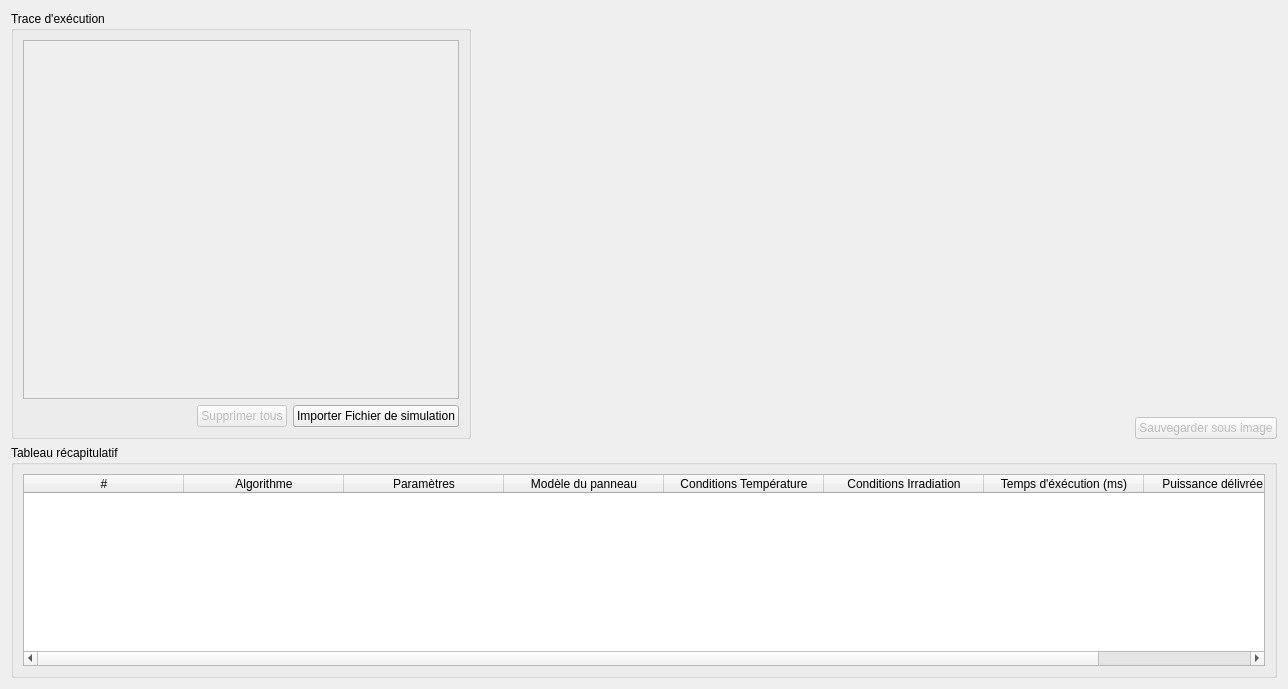
        <widget class="QWidget" name="tab_2">
         <attribute name="title">
          <string>Comparaisons</string>
         </attribute>
         <layout class="QGridLayout" name="gridLayout_15">
          <item row="2" column="0" colspan="2">
           <widget class="QGroupBox" name="groupBox_14">
            <property name="title">
             <string>Tableau récapitulatif</string>
            </property>
            <layout class="QHBoxLayout" name="horizontalLayout_14">
             <item>
              <widget class="QTableWidget" name="table_algo">
               <property name="enabled">
                <bool>true</bool>
               </property>
               <property name="editTriggers">
                <set>QAbstractItemView::NoEditTriggers</set>
               </property>
               <attribute name="horizontalHeaderDefaultSectionSize">
                <number>160</number>
               </attribute>
               <attribute name="horizontalHeaderStretchLastSection">
                <bool>true</bool>
               </attribute>
               <column>
                <property name="text">
                 <string>#</string>
                </property>
               </column>
               <column>
                <property name="text">
                 <string>Algorithme</string>
                </property>
               </column>
               <column>
                <property name="text">
                 <string>Paramètres</string>
                </property>
               </column>
               <column>
                <property name="text">
                 <string>Modèle du panneau</string>
                </property>
               </column>
               <column>
                <property name="text">
                 <string>Conditions Température</string>
                </property>
               </column>
               <column>
                <property name="text">
                 <string>Conditions Irradiation</string>
                </property>
               </column>
               <column>
                <property name="text">
                 <string>Temps d'éxécution (ms)</string>
                </property>
               </column>
               <column>
                <property name="text">
                 <string>Puissance délivrée (W)</string>
                </property>
               </column>
              </widget>
             </item>
             <item>
              <layout class="QHBoxLayout" name="layoutT"/>
             </item>
            </layout>
           </widget>
          </item>
          <item row="0" column="1">
           <widget class="QwtPlot" name="graphe_temps">
            <property name="sizePolicy">
             <sizepolicy hsizetype="Expanding" vsizetype="Expanding">
              <horstretch>0</horstretch>
              <verstretch>0</verstretch>
             </sizepolicy>
            </property>
            <property name="minimumSize">
             <size>
              <width>800</width>
              <height>400</height>
             </size>
            </property>
            <property name="maximumSize">
             <size>
              <width>16777215</width>
              <height>16777215</height>
             </size>
            </property>
           </widget>
          </item>
          <item row="1" column="1">
           <layout class="QHBoxLayout" name="horizontalLayout_15">
            <item>
             <spacer name="horizontalSpacer_8">
              <property name="orientation">
               <enum>Qt::Horizontal</enum>
              </property>
              <property name="sizeHint" stdset="0">
               <size>
                <width>40</width>
                <height>20</height>
               </size>
              </property>
             </spacer>
            </item>
            <item>
             <widget class="QPushButton" name="save_image">
              <property name="enabled">
               <bool>false</bool>
              </property>
              <property name="text">
               <string>Sauvegarder sous image</string>
              </property>
             </widget>
            </item>
           </layout>
          </item>
          <item row="0" column="0" rowspan="2">
           <layout class="QGridLayout" name="gridLayout_12">
            <item row="0" column="0">
             <widget class="QGroupBox" name="groupBox_13">
              <property name="minimumSize">
               <size>
                <width>460</width>
                <height>0</height>
               </size>
              </property>
              <property name="title">
               <string>Trace d'exécution</string>
              </property>
              <layout class="QGridLayout" name="gridLayout_17">
               <item row="2" column="0">
                <layout class="QHBoxLayout" name="horizontalLayout_13">
                 <item>
                  <spacer name="horizontalSpacer_7">
                   <property name="orientation">
                    <enum>Qt::Horizontal</enum>
                   </property>
                   <property name="sizeHint" stdset="0">
                    <size>
                     <width>40</width>
                     <height>20</height>
                    </size>
                   </property>
                  </spacer>
                 </item>
                 <item>
                  <widget class="QPushButton" name="clear_all">
                   <property name="enabled">
                    <bool>false</bool>
                   </property>
                   <property name="text">
                    <string>Supprimer tous</string>
                   </property>
                  </widget>
                 </item>
                 <item>
                  <widget class="QPushButton" name="importData">
                   <property name="text">
                    <string>Importer Fichier de simulation</string>
                   </property>
                  </widget>
                 </item>
                </layout>
               </item>
               <item row="0" column="0">
                <layout class="QGridLayout" name="gridLayout_16">
                 <item row="0" column="0">
                  <widget class="QScrollArea" name="scrollArea">
                   <property name="widgetResizable">
                    <bool>true</bool>
                   </property>
                   <widget class="QWidget" name="scrollAreaWidgetContents">
                    <property name="geometry">
                     <rect>
                      <x>0</x>
                      <y>0</y>
                      <width>438</width>
                      <height>361</height>
                     </rect>
                    </property>
                    <layout class="QVBoxLayout" name="verticalLayout_7">
                     <item>
                      <layout class="QVBoxLayout" name="traceLayout"/>
                     </item>
                    </layout>
                   </widget>
                  </widget>
                 </item>
                </layout>
               </item>
              </layout>
             </widget>
            </item>
           </layout>
          </item>
         </layout>
        </widget>
